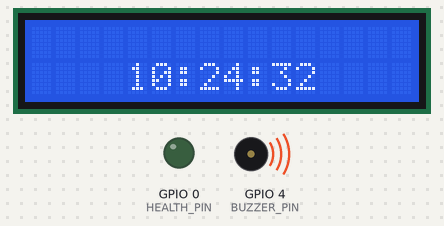
A sketch run on a simulated ESP32. Shown: 16×2 character LCD, output pins drawn as LEDs (lit = HIGH), buzzer (waves = sounding, pin HIGH). WiFi joins after 1.5 s; servers stay silent unless stated; network time is answered at once with the bench clock; uploads are accepted with an empty reply; the local clock reads 2024-03-15 10:24:30 at power-on unless the sketch sets it; what the sketch prints to the serial monitor is not drawn.

Above: at 2.7 s.
At 7.1 s:
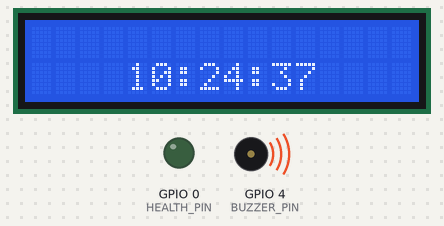
At 11.3 s:
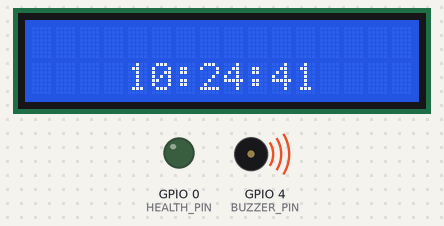
At 20.3 s:
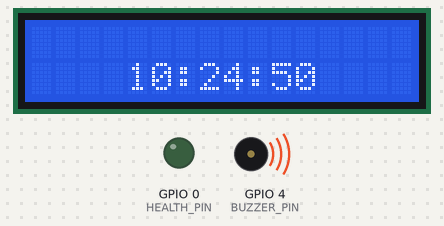
At 29.2 s:
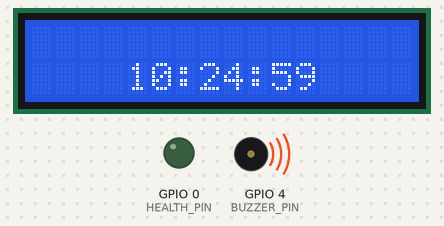
At 38.2 s:
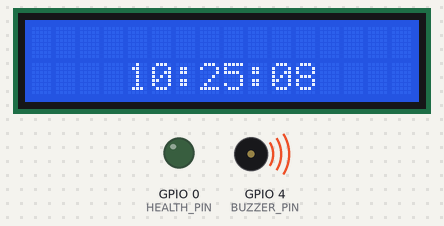

Measured:
- what the display in image 0 shows lasts 0.8 s, from 2.6 s to 3.4 s
- what the display in image 1 shows lasts 1.1 s, from 7.0 s to 8.1 s

The sketch:

esp32.ino
```cpp
#include <WiFi.h>
#include <WiFiClient.h>
#include <HTTPClient.h>
#include <ArduinoJson.h>
#include <LiquidCrystal_I2C.h>
#include <NTPClient.h>

#define WIFI_SSID "Wokwi-GUEST"
#define WIFI_PASSWORD ""
#define WIFI_CHANNEL 6

#define HEALTH_PIN 0
#define BUZZER_PIN 4
#define BUTTON_PIN 15
#define SERVER "http://iversy.ru:8751"
#define DEVICE_NAME "WATCH-1"
#define TOKEN "abacaba"
#define DELAY 500

#define DAY 86400
#define HOUR 3600
#define MIN 60

#define NTP_SERVER     "pool.ntp.org"
#define UTC_OFFSET     5*HOUR
#define UTC_OFFSET_DST 0

LiquidCrystal_I2C LCD(0x27, 16, 2);

boolean SUCCESS = false;

int TIME = 0;
int ALARM_LENGTH = 5*MIN;

int CURRENT_COUNTER = 0;
int UPDATE_ALARMS_COUNTER = 100;
int ALARMS[100] = {};

int alarmCount = 0;
bool alarmActive = false;
int activeAlarmIndex = -1;
int alarmStartTime = 0;

WiFiUDP ntpUDP;
NTPClient timeClient(ntpUDP, NTP_SERVER, UTC_OFFSET, 60000);


bool isButtonPressed() {
  return !boolean(digitalRead(BUTTON_PIN));
}

void connectToWiFi() {
  Serial.print("Connecting to WiFi ");
  Serial.print(WIFI_SSID);

  WiFi.begin(WIFI_SSID, WIFI_PASSWORD, WIFI_CHANNEL);

  int attempts = 0;
  while (WiFi.status() != WL_CONNECTED && attempts < 40) {
    delay(DELAY);
    Serial.print(".");
    attempts++;
  }

  timeClient.begin();
}

StaticJsonDocument<200> requestDocument() {
  StaticJsonDocument<200> values;
  StaticJsonDocument<200> doc;

  values["state"] = 0;
  doc["values"] = values;
  doc["token"] = TOKEN;

  return doc;
}

int timeToSec(const char* timeStr) {
  char buffer[3];

  buffer[0] = timeStr[0];
  buffer[1] = timeStr[1];
  buffer[2] = '\0';
  int hours = atoi(buffer);

  buffer[0] = timeStr[3];
  buffer[1] = timeStr[4];
  int minutes = atoi(buffer);

  buffer[0] = timeStr[6];
  buffer[1] = timeStr[7];
  int seconds = atoi(buffer);

  return hours*HOUR + minutes*MIN + seconds;
}

void processResponse(HTTPClient &http, String payload) {
  StaticJsonDocument<200> responseDoc;
  DeserializationError error = deserializeJson(responseDoc, payload);

  if (error) {
    http.end();
    SUCCESS = false;
    return;
  }

  JsonArray alarms = responseDoc["metadata"]["alarms"].as<JsonArray>();
  alarmCount = 0;

  for (JsonObject alarm : alarms) {
    if (alarmCount >= 100) break;
    ALARMS[alarmCount] = timeToSec(alarm["time"]);
    alarmCount++;
  }

  SUCCESS = true;
  http.end();
}

void showLC() {
  LCD.setCursor(0, 0);
  if (alarmActive)
    LCD.print("    ALARM!!!");
  else
    LCD.print("            ");
  LCD.setCursor(0, 1);
  LCD.print("    ");
  LCD.print(timeClient.getFormattedTime());
  LCD.print("    ");
}

void updateTime() {
  timeClient.update();
  TIME = timeClient.getHours()*HOUR +
    timeClient.getMinutes()*MIN +
    timeClient.getSeconds();
}

void alarmLoop() {
  alarmActive = true;
  for (int i=0; i<ALARM_LENGTH; i++){
    if (isButtonPressed())
      break;
    digitalWrite(BUZZER_PIN, LOW);
    updateTime();
    showLC();
    delay(1000);
    digitalWrite(BUZZER_PIN, HIGH);
  }
  alarmActive = false;
  digitalWrite(BUZZER_PIN, HIGH);
}

void checkAlarms() {
  for (int i = 0; i < alarmCount; i++) {
    if (checkAlarm(ALARMS[i])) {
      alarmLoop();
      ALARMS[i] = (ALARMS[i]-ALARM_LENGTH+DAY) % DAY;
      break;
    }
  }
}

void updateAlarms() {
  SUCCESS = false;

  HTTPClient http;

  String url = String(SERVER) + "/api/v1/heartbeat/"+ DEVICE_NAME;
  http.begin(url);
  http.setTimeout(10000);
  http.addHeader("Content-Type", "application/json");

  String requestBody;
  serializeJson(requestDocument(), requestBody);

  Serial.print("Request body: ");
  Serial.println(requestBody);

  int httpCode = http.POST(requestBody);

  if (httpCode != 200) {
    Serial.printf("HTTP Response code: %d\n", httpCode);
    http.end();
    return;
  }

  String payload = http.getString();
  Serial.print("Response: ");
  Serial.println(payload);

  processResponse(http, payload);
}

boolean checkAlarm(int alarm) {
  int start = alarm % DAY;

  if (alarm + ALARM_LENGTH < DAY) {
    return (TIME >= start) && (TIME <= (start + ALARM_LENGTH));
  }
  return (TIME >= start) || (TIME <= (start + ALARM_LENGTH) % DAY);
}

void setup(void) {
  Serial.begin(115200);
  delay(1000);

  pinMode(HEALTH_PIN, OUTPUT);
  pinMode(BUTTON_PIN, INPUT_PULLUP);
  pinMode(BUZZER_PIN, OUTPUT);

  digitalWrite(BUZZER_PIN, HIGH);

  LCD.init();
  LCD.backlight();

  connectToWiFi();
}

void loop(void) {
  updateTime();
  showLC();
  checkAlarms();

  if (WiFi.status() != WL_CONNECTED) {
    Serial.println("WiFi connection lost! Reconnecting...");
    digitalWrite(HEALTH_PIN, LOW);
    connectToWiFi();
    delay(DELAY);
    return;
  }

  if (CURRENT_COUNTER%UPDATE_ALARMS_COUNTER == 0) {
    updateAlarms();
  }
  CURRENT_COUNTER = (CURRENT_COUNTER+1)%UPDATE_ALARMS_COUNTER;

  delay(DELAY);
}
```
